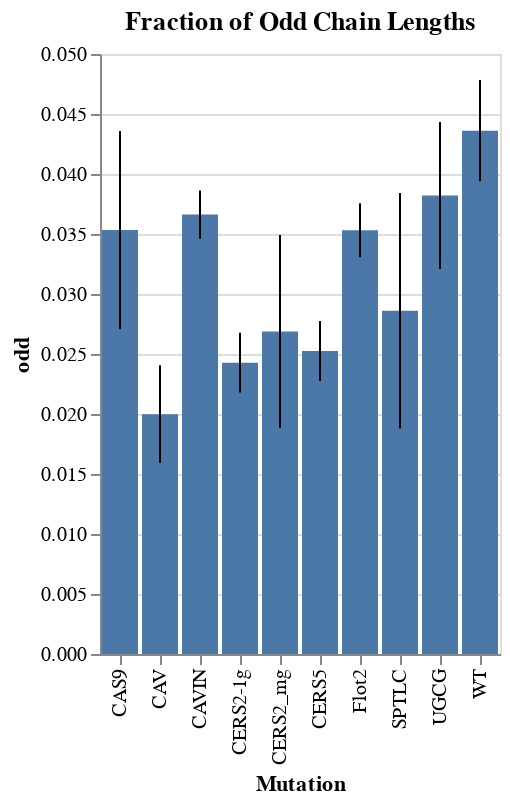

Notebook cell for this chart:
### Code cell
# fraction of odd chain lengths, bar graph
b = alt.Chart(df_odds).mark_bar().encode(
    x='Mutation:N',
    y='mean(odd):Q'
).properties(title='Fraction of Odd Chain Lengths')

# error bars
err = alt.Chart(df_odds).mark_errorbar(extent='stdev').encode(
    x='Mutation:N',
    y='odd:Q',
)

(b + err).configure(background='white')

### Figure 1 — Vega-Lite specification as saved in the notebook (floating-point values rounded to 4 significant figures)
{"config": {"view": {"continuousWidth": 300, "continuousHeight": 300}, "background": "white"}, "layer": [{"mark": {"type": "bar"}, "encoding": {"x": {"field": "Mutation", "type": "nominal"}, "y": {"aggregate": "mean", "field": "odd", "type": "quantitative"}}, "title": "Fraction of Odd Chain Lengths"}, {"mark": {"type": "errorbar", "extent": "stdev"}, "encoding": {"x": {"field": "Mutation", "type": "nominal"}, "y": {"field": "odd", "type": "quantitative"}}}], "data": {"name": "data-239ad4cdee51e99cebb790b2964b9378"}, "$schema": "https://vega.github.io/schema/vega-lite/v5.16.3.json", "datasets": {"data-239ad4cdee51e99cebb790b2964b9378": [{"Mutation": "CAS9", "odd": 0.02858, "even": 0.9714}, {"Mutation": "CAS9", "odd": 0.03938, "even": 0.9606}, {"Mutation": "CAS9", "odd": 0.02836, "even": 0.9716}, {"Mutation": "CAS9", "odd": 0.045, "even": 0.955}, {"Mutation": "CAV", "odd": 0.02104, "even": 0.979}, {"Mutation": "CAV", "odd": 0.01398, "even": 0.986}, {"Mutation": "CAV", "odd": 0.02222, "even": 0.9778}, {"Mutation": "CAV", "odd": 0.02271, "even": 0.9773}, {"Mutation": "CAVIN", "odd": 0.03641, "even": 0.9636}, {"Mutation": "CAVIN", "odd": 0.0364, "even": 0.9636}, {"Mutation": "CAVIN", "odd": 0.03927, "even": 0.9607}, {"Mutation": "CAVIN", "odd": 0.03439, "even": 0.9656}, {"Mutation": "CERS2_mg", "odd": 0.01492, "even": 0.9851}, {"Mutation": "CERS2_mg", "odd": 0.02994, "even": 0.9701}, {"Mutation": "CERS2_mg", "odd": 0.03229, "even": 0.9677}, {"Mutation": "CERS2_mg", "odd": 0.03036, "even": 0.9696}, {"Mutation": "CERS2-1g", "odd": 0.0275, "even": 0.9725}, {"Mutation": "CERS2-1g", "odd": 0.02185, "even": 0.9781}, {"Mutation": "CERS2-1g", "odd": 0.02488, "even": 0.9751}, {"Mutation": "CERS2-1g", "odd": 0.02289, "even": 0.9771}, {"Mutation": "CERS5", "odd": 0.02549, "even": 0.9745}, {"Mutation": "CERS5", "odd": 0.02164, "even": 0.9784}, {"Mutation": "CERS5", "odd": 0.02698, "even": 0.973}, {"Mutation": "CERS5", "odd": 0.02687, "even": 0.9731}, {"Mutation": "Flot2", "odd": 0.03269, "even": 0.9673}, {"Mutation": "Flot2", "odd": 0.03469, "even": 0.9653}, {"Mutation": "Flot2", "odd": 0.03578, "even": 0.9642}, {"Mutation": "Flot2", "odd": 0.0381, "even": 0.9619}, {"Mutation": "SPTLC", "odd": 0.03356, "even": 0.9664}, {"Mutation": "SPTLC", "odd": 0.01393, "even": 0.9861}, {"Mutation": "SPTLC", "odd": 0.03433, "even": 0.9657}, {"Mutation": "SPTLC", "odd": 0.03261, "even": 0.9674}, {"Mutation": "UGCG", "odd": 0.03106, "even": 0.9689}, {"Mutation": "UGCG", "odd": 0.03516, "even": 0.9648}, {"Mutation": "UGCG", "odd": 0.04306, "even": 0.9569}, {"Mutation": "UGCG", "odd": 0.04355, "even": 0.9565}, {"Mutation": "WT", "odd": 0.03975, "even": 0.9602}, {"Mutation": "WT", "odd": 0.04033, "even": 0.9597}, {"Mutation": "WT", "odd": 0.04609, "even": 0.9539}, {"Mutation": "WT", "odd": 0.04827, "even": 0.9517}]}}
